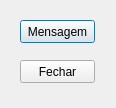
<?xml version="1.0" encoding="UTF-8"?>
<ui version="4.0">
	<class>Dialog</class>
	<widget class="QDialog" name="Dialog">
		<property name="geometry">
			<rect>
				<x>0</x>
				<y>0</y>
				<width>116</width>
				<height>108</height>
			</rect>
		</property>
		<property name="windowTitle">
			<string>Dialog</string>
		</property>
		<widget class="QPushButton" name="msg">
			<property name="geometry">
				<rect>
					<x>20</x>
					<y>20</y>
					<width>75</width>
					<height>23</height>
				</rect>
			</property>
			<property name="text">
				<string>Mensagem</string>
			</property>
		</widget>
		<widget class="QPushButton" name="fim">
			<property name="geometry">
				<rect>
					<x>20</x>
					<y>60</y>
					<width>75</width>
					<height>23</height>
				</rect>
			</property>
			<property name="text">
				<string>Fechar</string>
			</property>
		</widget>
	</widget>
	<resources />
	<connection>
		<connection>
			<sender>fim</sender>
			<signal>clicked()</signal>
			<receiver>Dialog</receiver>
			<slot>close()</slot>
			<hints>
				<hint type="sourcelavel">
					<x>57</x>
					<y>71</y>
				</hint>
				<hint type="destinationlabel">
					<x>57</x>
					<y>53</y>
				</hint>
			</hints>
		</connection>
	</connection>
</ui>
